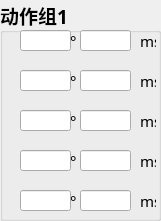
     <widget class="QGroupBox" name="groupBox_5">
      <property name="geometry">
       <rect>
        <x>60</x>
        <y>0</y>
        <width>161</width>
        <height>221</height>
       </rect>
      </property>
      <property name="font">
       <font>
        <family>宋体</family>
        <pointsize>14</pointsize>
        <weight>75</weight>
        <bold>true</bold>
       </font>
      </property>
      <property name="title">
       <string>动作组1</string>
      </property>
      <widget class="QLineEdit" name="lineEdit_20">
       <property name="geometry">
        <rect>
         <x>20</x>
         <y>30</y>
         <width>51</width>
         <height>21</height>
        </rect>
       </property>
       <property name="font">
        <font>
         <family>宋体</family>
         <pointsize>11</pointsize>
         <weight>50</weight>
         <bold>false</bold>
        </font>
       </property>
      </widget>
      <widget class="QLabel" name="label_48">
       <property name="geometry">
        <rect>
         <x>70</x>
         <y>30</y>
         <width>16</width>
         <height>21</height>
        </rect>
       </property>
       <property name="font">
        <font>
         <family>宋体</family>
         <pointsize>11</pointsize>
         <weight>50</weight>
         <bold>false</bold>
        </font>
       </property>
       <property name="text">
        <string>°</string>
       </property>
      </widget>
      <widget class="QLabel" name="label_49">
       <property name="geometry">
        <rect>
         <x>70</x>
         <y>70</y>
         <width>16</width>
         <height>21</height>
        </rect>
       </property>
       <property name="font">
        <font>
         <family>宋体</family>
         <pointsize>11</pointsize>
         <weight>50</weight>
         <bold>false</bold>
        </font>
       </property>
       <property name="text">
        <string>°</string>
       </property>
      </widget>
      <widget class="QLabel" name="label_50">
       <property name="geometry">
        <rect>
         <x>70</x>
         <y>110</y>
         <width>16</width>
         <height>21</height>
        </rect>
       </property>
       <property name="font">
        <font>
         <family>宋体</family>
         <pointsize>11</pointsize>
         <weight>50</weight>
         <bold>false</bold>
        </font>
       </property>
       <property name="text">
        <string>°</string>
       </property>
      </widget>
      <widget class="QLabel" name="label_51">
       <property name="geometry">
        <rect>
         <x>70</x>
         <y>150</y>
         <width>16</width>
         <height>21</height>
        </rect>
       </property>
       <property name="font">
        <font>
         <family>宋体</family>
         <pointsize>11</pointsize>
         <weight>50</weight>
         <bold>false</bold>
        </font>
       </property>
       <property name="text">
        <string>°</string>
       </property>
      </widget>
      <widget class="QLabel" name="label_52">
       <property name="geometry">
        <rect>
         <x>70</x>
         <y>190</y>
         <width>16</width>
         <height>21</height>
        </rect>
       </property>
       <property name="font">
        <font>
         <family>宋体</family>
         <pointsize>11</pointsize>
         <weight>50</weight>
         <bold>false</bold>
        </font>
       </property>
       <property name="text">
        <string>°</string>
       </property>
      </widget>
      <widget class="QLabel" name="label_53">
       <property name="geometry">
        <rect>
         <x>140</x>
         <y>30</y>
         <width>16</width>
         <height>21</height>
        </rect>
       </property>
       <property name="font">
        <font>
         <family>宋体</family>
         <pointsize>11</pointsize>
         <weight>50</weight>
         <bold>false</bold>
        </font>
       </property>
       <property name="text">
        <string>ms</string>
       </property>
      </widget>
      <widget class="QLabel" name="label_54">
       <property name="geometry">
        <rect>
         <x>140</x>
         <y>110</y>
         <width>16</width>
         <height>21</height>
        </rect>
       </property>
       <property name="font">
        <font>
         <family>宋体</family>
         <pointsize>11</pointsize>
         <weight>50</weight>
         <bold>false</bold>
        </font>
       </property>
       <property name="text">
        <string>ms</string>
       </property>
      </widget>
      <widget class="QLabel" name="label_55">
       <property name="geometry">
        <rect>
         <x>140</x>
         <y>190</y>
         <width>16</width>
         <height>21</height>
        </rect>
       </property>
       <property name="font">
        <font>
         <family>宋体</family>
         <pointsize>11</pointsize>
         <weight>50</weight>
         <bold>false</bold>
        </font>
       </property>
       <property name="text">
        <string>ms</string>
       </property>
      </widget>
      <widget class="QLabel" name="label_56">
       <property name="geometry">
        <rect>
         <x>140</x>
         <y>150</y>
         <width>16</width>
         <height>21</height>
        </rect>
       </property>
       <property name="font">
        <font>
         <family>宋体</family>
         <pointsize>11</pointsize>
         <weight>50</weight>
         <bold>false</bold>
        </font>
       </property>
       <property name="text">
        <string>ms</string>
       </property>
      </widget>
      <widget class="QLabel" name="label_57">
       <property name="geometry">
        <rect>
         <x>140</x>
         <y>70</y>
         <width>16</width>
         <height>21</height>
        </rect>
       </property>
       <property name="font">
        <font>
         <family>宋体</family>
         <pointsize>11</pointsize>
         <weight>50</weight>
         <bold>false</bold>
        </font>
       </property>
       <property name="text">
        <string>ms</string>
       </property>
      </widget>
      <widget class="QLineEdit" name="lineEdit_21">
       <property name="geometry">
        <rect>
         <x>20</x>
         <y>70</y>
         <width>51</width>
         <height>21</height>
        </rect>
       </property>
       <property name="font">
        <font>
         <family>宋体</family>
         <pointsize>11</pointsize>
         <weight>50</weight>
         <bold>false</bold>
        </font>
       </property>
      </widget>
      <widget class="QLineEdit" name="lineEdit_22">
       <property name="geometry">
        <rect>
         <x>20</x>
         <y>110</y>
         <width>51</width>
         <height>21</height>
        </rect>
       </property>
       <property name="font">
        <font>
         <family>宋体</family>
         <pointsize>11</pointsize>
         <weight>50</weight>
         <bold>false</bold>
        </font>
       </property>
      </widget>
      <widget class="QLineEdit" name="lineEdit_23">
       <property name="geometry">
        <rect>
         <x>20</x>
         <y>150</y>
         <width>51</width>
         <height>21</height>
        </rect>
       </property>
       <property name="font">
        <font>
         <family>宋体</family>
         <pointsize>11</pointsize>
         <weight>50</weight>
         <bold>false</bold>
        </font>
       </property>
      </widget>
      <widget class="QLineEdit" name="lineEdit_24">
       <property name="geometry">
        <rect>
         <x>20</x>
         <y>190</y>
         <width>51</width>
         <height>21</height>
        </rect>
       </property>
       <property name="font">
        <font>
         <family>宋体</family>
         <pointsize>11</pointsize>
         <weight>50</weight>
         <bold>false</bold>
        </font>
       </property>
      </widget>
      <widget class="QLineEdit" name="lineEdit_36">
       <property name="geometry">
        <rect>
         <x>80</x>
         <y>30</y>
         <width>51</width>
         <height>21</height>
        </rect>
       </property>
       <property name="font">
        <font>
         <family>宋体</family>
         <pointsize>11</pointsize>
         <weight>50</weight>
         <bold>false</bold>
        </font>
       </property>
      </widget>
      <widget class="QLineEdit" name="lineEdit_37">
       <property name="geometry">
        <rect>
         <x>80</x>
         <y>70</y>
         <width>51</width>
         <height>21</height>
        </rect>
       </property>
       <property name="font">
        <font>
         <family>宋体</family>
         <pointsize>11</pointsize>
         <weight>50</weight>
         <bold>false</bold>
        </font>
       </property>
      </widget>
      <widget class="QLineEdit" name="lineEdit_38">
       <property name="geometry">
        <rect>
         <x>80</x>
         <y>110</y>
         <width>51</width>
         <height>21</height>
        </rect>
       </property>
       <property name="font">
        <font>
         <family>宋体</family>
         <pointsize>11</pointsize>
         <weight>50</weight>
         <bold>false</bold>
        </font>
       </property>
      </widget>
      <widget class="QLineEdit" name="lineEdit_39">
       <property name="geometry">
        <rect>
         <x>80</x>
         <y>150</y>
         <width>51</width>
         <height>21</height>
        </rect>
       </property>
       <property name="font">
        <font>
         <family>宋体</family>
         <pointsize>11</pointsize>
         <weight>50</weight>
         <bold>false</bold>
        </font>
       </property>
      </widget>
      <widget class="QLineEdit" name="lineEdit_40">
       <property name="geometry">
        <rect>
         <x>80</x>
         <y>190</y>
         <width>51</width>
         <height>21</height>
        </rect>
       </property>
       <property name="font">
        <font>
         <family>宋体</family>
         <pointsize>11</pointsize>
         <weight>50</weight>
         <bold>false</bold>
        </font>
       </property>
      </widget>
     </widget>
